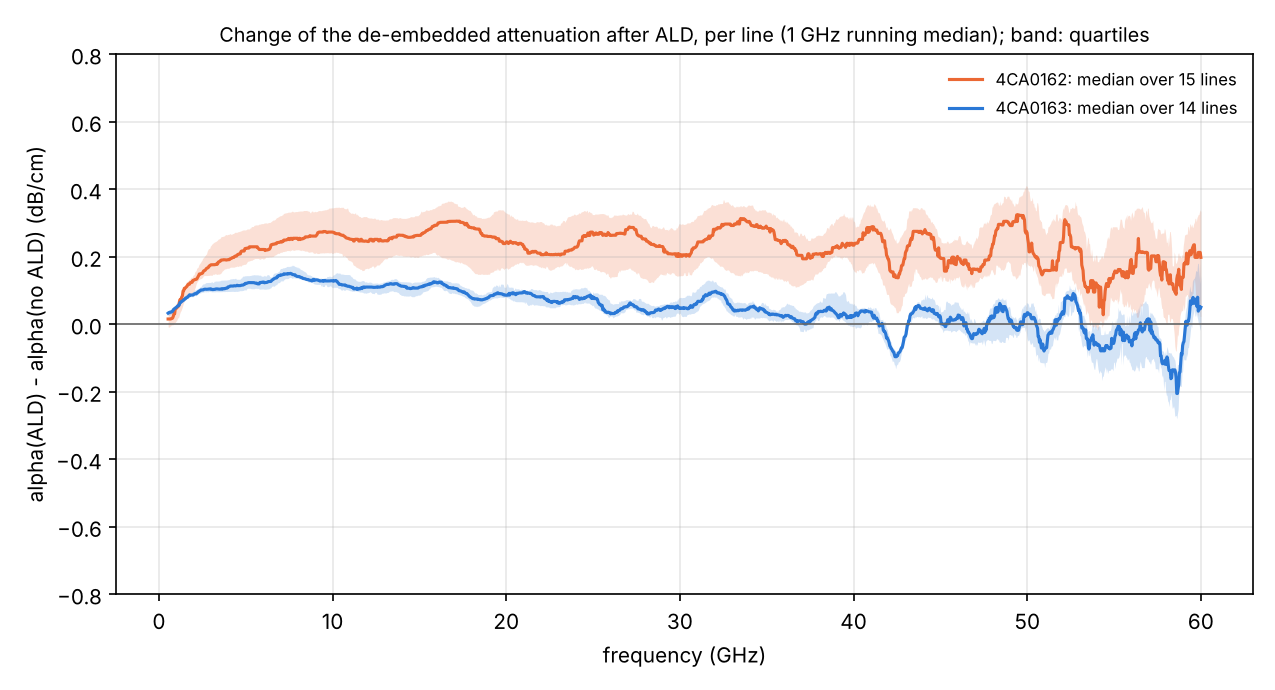

Here is the Python script that generated this plot:
"""
Why does ALD raise the attenuation on 4CA0162 (+0.21 dB/cm at 60 GHz) but lower it on 4CA0163 (-0.06)?
Per wafer, over the paired lines (bad ones excluded as in wafer_analysis.py):
 1. per-line raw delta alpha(f) = alpha_ALD - alpha_noALD, median over lines, smoothed (1 GHz running median);
 2. delta of the fitted alpha components a sqrt(f), b f, c (conductor-like, dielectric-like, constant) at 60 GHz;
 3. delta n_m and delta Re Z0 (raw, 5-50 GHz mean): the dielectric loading by ALD, as a reference;
 4. pad/probe mismatch: Z0 ripple (std of raw Re Z0 minus its fit, 15-50 GHz) and mean |S11| (dB, 5-50 GHz), before
    and after;
 5. delta |S21| at low frequency (1-5 GHz), where the line loss is small and contact effects show.
Output: alpha_sign.png, alpha_sign.log.
"""
import os, sys, glob, re
HERE = os.path.dirname(os.path.abspath(__file__))
sys.path.insert(0, os.path.abspath(os.path.join(HERE, "../../..")))
import numpy as np, skrf as rf, matplotlib
matplotlib.use("Agg"); import matplotlib.pyplot as plt
from scipy.ndimage import median_filter
from mzm_interconnect.extractor import extract_line_fit
EXCL = {"4CA0163": ["04"]}
res = {}
for w in ("4CA0162", "4CA0163"):
    D = {}
    for fn in sorted(glob.glob(os.path.join(HERE, "raw", w, f"{w}_*_*.s2p"))):
        m = re.search(r"_(noALD|ALD)_(\d{2})\.s2p$", fn); s, nn = m.group(1), m.group(2)
        if nn in EXCL.get(w, []):
            continue
        D.setdefault(nn, {})[s] = (extract_line_fit(fn, 8.0), rf.Network(fn))
    lines = sorted(k for k in D if len(D[k]) == 2)
    f = D[lines[0]]["noALD"][0].raw_f_GHz; k = int(round(1.0 / np.median(np.diff(f))))
    out = {"f": f, "lines": lines, "dalpha": [], "comp": [], "dn": [], "dz": [], "rip": [], "s11": [], "s21lo": []}
    for nn in lines:
        (fa, na), (fb, nb) = D[nn]["noALD"], D[nn]["ALD"]
        out["dalpha"].append(median_filter(fb.raw_alpha_dB_cm - fa.raw_alpha_dB_cm, size=k))
        comp = lambda p, x: np.array([p[0] * np.sqrt(x), p[1] * x, p[2]])
        out["comp"].append(comp(fb.popt_alpha, 60.0) - comp(fa.popt_alpha, 60.0))
        band = (f >= 5) & (f <= 50)
        out["dn"].append(np.mean(fb.raw_nm[band] - fa.raw_nm[band])); out["dz"].append(np.mean(np.real(fb.raw_Zc[band] - fa.raw_Zc[band])))
        rb = (f >= 15) & (f <= 50)
        rip = lambda ft: np.std(np.real(ft.raw_Zc[rb]) - np.real(ft.Zc(f[rb])))
        out["rip"].append((rip(fa), rip(fb)))
        s11 = lambda n: np.mean(20 * np.log10(abs(n.s[(n.f >= 5e9) & (n.f <= 50e9), 0, 0])))
        out["s11"].append((s11(na), s11(nb)))
        lo = lambda n: np.mean(20 * np.log10(abs(n.s[(n.f >= 1e9) & (n.f <= 5e9), 1, 0])))
        out["s21lo"].append(lo(nb) - lo(na))
    res[w] = out
    A = np.array(out["dalpha"]); C = np.array(out["comp"]); R = np.array(out["rip"]); S = np.array(out["s11"])
    print(f"\n{w} ({len(lines)} lines)")
    for fq in (2, 5, 10, 20, 30, 40, 50, 58):
        i = np.argmin(abs(f - fq)); print(f"  delta alpha at {fq:2d} GHz: median {np.median(A[:, i]):+.3f} dB/cm, lines up {np.sum(A[:, i] > 0)}/{len(lines)}")
    print(f"  delta of fitted components at 60 GHz (median): a sqrt(f) {np.median(C[:, 0]):+.3f}, b f {np.median(C[:, 1]):+.3f}, c {np.median(C[:, 2]):+.3f} dB/cm")
    print(f"  delta n_m (5-50 GHz mean): median {np.median(out['dn']):+.4f}; delta Re Z0: {np.median(out['dz']):+.3f} ohm")
    print(f"  Z0 ripple (std, 15-50 GHz): {np.median(R[:, 0]):.2f} -> {np.median(R[:, 1]):.2f} ohm; mean |S11| 5-50 GHz: {np.median(S[:, 0]):.2f} -> {np.median(S[:, 1]):.2f} dB")
    print(f"  delta |S21| 1-5 GHz: median {np.median(out['s21lo']):+.3f} dB, lines up {np.sum(np.array(out['s21lo']) > 0)}/{len(lines)}")
fig, ax = plt.subplots(figsize=(8.5, 4.6))
for w, c in (("4CA0162", "#eb6834"), ("4CA0163", "#2a78d6")):
    A = np.array(res[w]["dalpha"]); med = np.median(A, 0); q1, q3 = np.percentile(A, [25, 75], axis=0)
    ax.plot(res[w]["f"], med, color=c, lw=1.5, label=f"{w}: median over {A.shape[0]} lines")
    ax.fill_between(res[w]["f"], q1, q3, color=c, alpha=0.2, lw=0)
ax.axhline(0, color="0.4", lw=0.8); ax.set_xlabel("frequency (GHz)"); ax.set_ylabel("alpha(ALD) - alpha(no ALD) (dB/cm)")
ax.set_ylim(-0.8, 0.8); ax.grid(alpha=0.3); ax.legend(frameon=False, fontsize=8)
ax.set_title("Change of the de-embedded attenuation after ALD, per line (1 GHz running median); band: quartiles", fontsize=9.5)
fig.tight_layout(); fig.savefig(os.path.join(HERE, "alpha_sign.png"), dpi=150)
